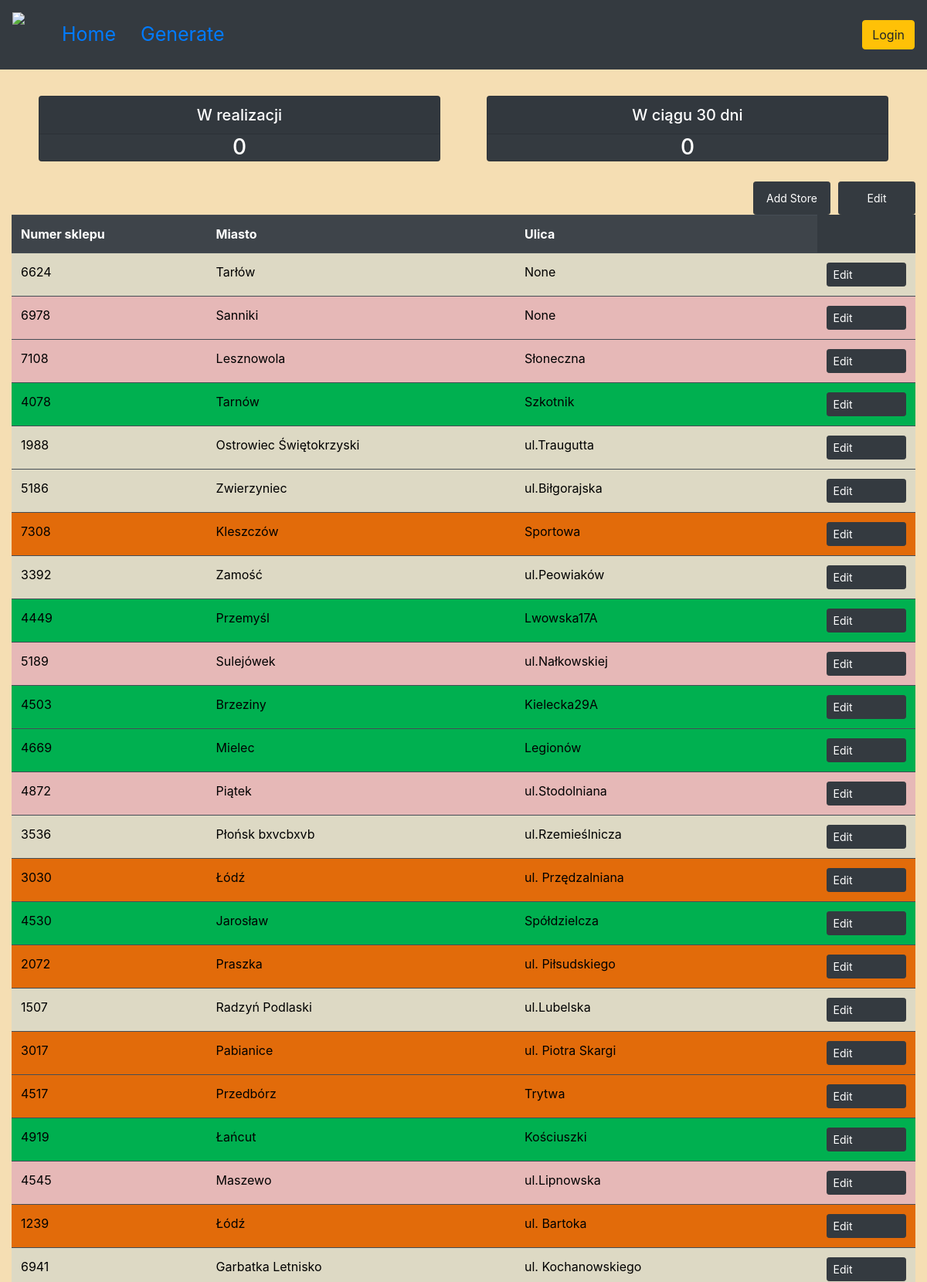
The page / (upper part) on the database its author committed.
### schedule/models.py (models this page shows, shortened)
class Store(Model):
    REGION = (
        ('T', 'Wojnicz'),
        ('LUB', 'Lubartów')
    )
    store_number = CharField(max_length=4, null=False)
    store_city = CharField(max_length=30)
    store_street = CharField(max_length=30)
    store_street_number = CharField(max_length=30)
    zip_code = CharField(max_length=6)
    date_start_installation = DateTimeField(null=True, blank=True)
    date_opening = DateTimeField(null=True, blank=True)
    date_disassembling = DateTimeField(null=True, blank=True)
    date_of_adding = DateTimeField(auto_now_add=True, null=True)
    store_type = ForeignKey(StoreType, null=True, blank=True,
                            on_delete=SET_NULL)
    supervisor = ForeignKey(Supervisor, null=True, blank=True,
                            on_delete=SET_NULL)
    region = CharField(max_length=30, choices=REGION, null=True)
    subcontractor = ForeignKey(Subcontractor, null=True, blank=True,
                               on_delete=SET_NULL)
    class Meta:
        app_label = "schedule"
    def if_in_realization(self):
        if self.date_start_installation == None or self.date_opening == None:
            return False
        else:
            return self.date_start_installation <= timezone.now() <= self.date_opening
    "Jak zrobić aby w zależności od tego czy jest typ nowy, date disassemblin się nie pojawiała"

### schedule/views.py (the view)
# urls.py: path('', include('schedule.urls'))
@freezegun.freeze_time('2022-05-13 00:00:00', tick=True)
def schedule(request):
    stores = Store.objects.all()
    in30days = Store.objects.filter(
        date_start_installation__gte=datetime.now().date(),
        date_start_installation__lt=datetime.now().date()
                                    + timedelta(days=30)).count()
    inrealization = Store.objects.filter(
        date_start_installation__lte=datetime.now().date(),
        date_opening__gt=datetime.now().date()).count()
    context = {'stores': stores, 'in30days': in30days,
               'inrealization': inrealization}
    return render(request, 'schedule/schedule.html', context)

### schedule/templates/schedule/schedule.html (shortened to what this page needs)
{% extends 'schedule/main.html' %}
{% load static %}
{% block content %}
{% include 'schedule/status.html' %}
<div class="table">
    <div class="col-md-12">
        <div class="schedule-action">
            <a class="btn btn-dark btn-sm btn-block" href="{% url 'crud' %}">Add Store</a>
            <a class="btn btn-dark btn-sm btn-block" href="update_store">Edit</a>
        </div>
        <table class="table table-striped table-dark">
            <tr>
                <th>Numer sklepu</th>
                <th>Miasto</th>
                <th>Ulica</th>
            </tr>
            {% for i in stores %}
                {% if i.region == 'T' %}
                    <tr class="color-row color-row-green {% if i.if_in_realization %} in-realization {% endif %}">
                        <td>{{i.store_number}}</td>
                        <td>{{i.store_city}}</td>
                        <td>{{i.store_street}}</td>
                        <td><a class="btn btn-dark btn-sm btn-block hidden-button" href="{% url 'update_store' i.id %}">Edit</a></td>
                    </tr>
                {% elif i.region == 'LUB' %}
                    <tr class="color-row color-row-grey {% if i.if_in_realization %} in-realization {% endif %}">
                        <td>{{i.store_number}}</td>
                        <td>{{i.store_city}}</td>
                        <td>{{i.store_street}}</td>
                        <td><a class="btn btn-dark btn-sm btn-block hidden-button" href="{% url 'update_store' i.id %}">Edit</a></td>
                    </tr>
                {% elif i.region == 'M' %}
                    <tr class="color-row color-row-pink {% if i.if_in_realization %} in-realization {% endif %}">
                        <td>{{i.store_number}}</td>
                        <td>{{i.store_city}}</td>
                        <td>{{i.store_street}}</td>
                        <td><a class="btn btn-dark btn-sm btn-block hidden-button" href="{% url 'update_store' i.id %}">Edit</a></td>
                    </tr>
                {% elif i.region == 'S' %}
                    <tr class="color-row color-row-orange {% if i.if_in_realization %} in-realization {% endif %}">
                        <td>{{i.store_number}}</td>
                        <td>{{i.store_city}}</td>
                        <td>{{i.store_street}}</td>
                        <td><a class="btn btn-dark btn-sm btn-block hidden-button" href="{% url 'update_store' i.id %}">Edit</a></td>
                    </tr>
                {% endif %}
            {% endfor %}
        </table>
    </div>
</div>
{% endblock content %}

### static/css/main.css (style rules this page uses)
body { background-color: wheat; }

### static/css/schedule.css (style rules this page uses)
.schedule-action { display: flex; justify-content: flex-end; }
.schedule-action .btn-dark { display: inline; margin: 0 0; width: 100px; padding: 10px 10px; margin: 0 0 0 10px; }
.color-row-green { background-color: rgb(0, 176, 80)!important; color: black }
.color-row-grey { background-color: rgb(221, 217, 196)!important; color: black }
.color-row-pink { background-color: rgb(230, 184, 183)!important; color: black }
.color-row-orange { background-color: rgb(226, 107, 10)!important; color: black }
.hidden-button { display: flex; }

### rows shown on the page
Store: store_number "6624", store_city "Tarłów", store_street "None"
Store: store_number "6978", store_city "Sanniki", store_street "None"
Store: store_number "7108", store_city "Lesznowola", store_street "Słoneczna"
Store: store_number "4078", store_city "Tarnów", store_street "Szkotnik"
Store: store_number "1988", store_city "Ostrowiec Świętokrzyski", store_street "ul.Traugutta"
Store: store_number "5186", store_city "Zwierzyniec", store_street "ul.Biłgorajska"
Store: store_number "7308", store_city "Kleszczów", store_street "Sportowa"
Store: store_number "3392", store_city "Zamość", store_street "ul.Peowiaków"
Store: store_number "4449", store_city "Przemyśl", store_street "Lwowska17A"
Store: store_number "5189", store_city "Sulejówek", store_street "ul.Nałkowskiej"
Store: store_number "4503", store_city "Brzeziny", store_street "Kielecka29A"
Store: store_number "4669", store_city "Mielec", store_street "Legionów"
Store: store_number "4872", store_city "Piątek", store_street "ul.Stodolniana"
Store: store_number "3536", store_city "Płońsk bxvcbxvb", store_street "ul.Rzemieślnicza"
Store: store_number "3030", store_city "Łódź", store_street "ul. Przędzalniana"
Store: store_number "4530", store_city "Jarosław", store_street "Spółdzielcza"
Store: store_number "2072", store_city "Praszka", store_street "ul. Piłsudskiego"
Store: store_number "1507", store_city "Radzyń Podlaski", store_street "ul.Lubelska"
Store: store_number "3017", store_city "Pabianice", store_street "ul. Piotra Skargi"
Store: store_number "4517", store_city "Przedbórz", store_street "Trytwa"
Store: store_number "4919", store_city "Łańcut", store_street "Kościuszki"
Store: store_number "4545", store_city "Maszewo", store_street "ul.Lipnowska"
Store: store_number "1239", store_city "Łódź", store_street "ul. Bartoka"
Store: store_number "6941", store_city "Garbatka Letnisko", store_street "ul. Kochanowskiego"

### other values the page prints
{{ inrealization }} "0"
{{ in30days }} "0"
